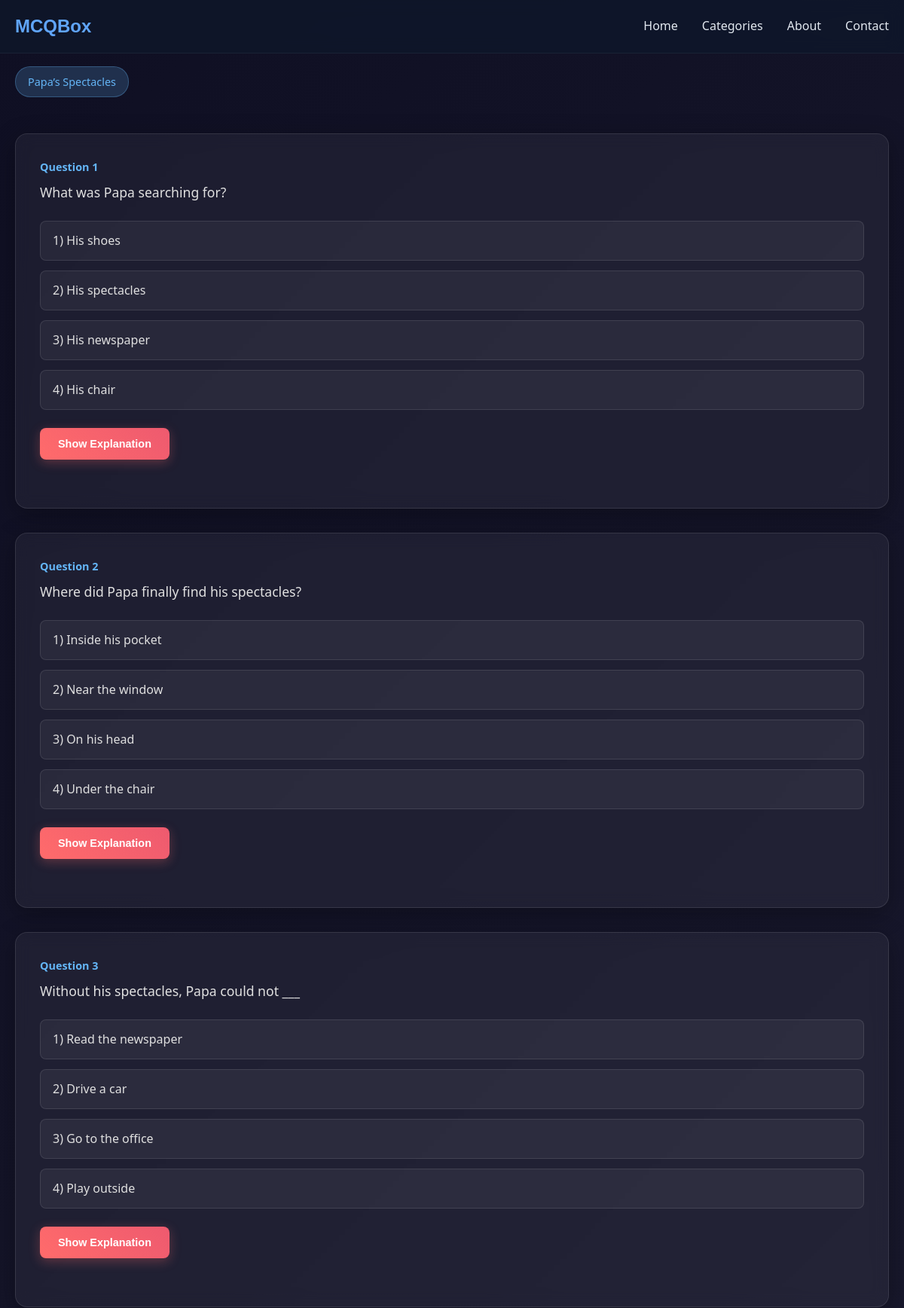
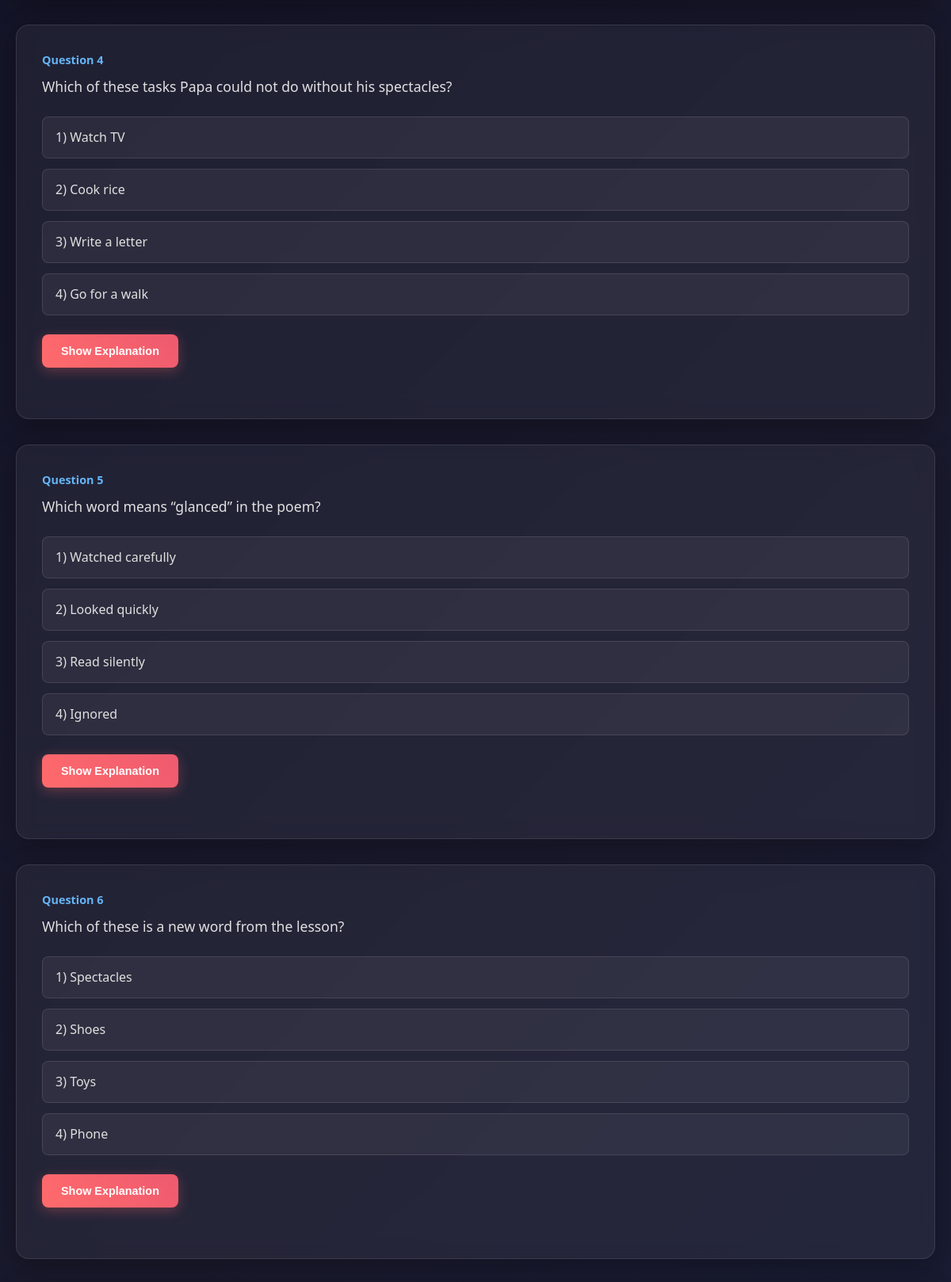
/category/class-5/English (upper part), run on the app's committed database (2 pictures, top to bottom).
### mcqbox/model.py (models this page shows, shortened)
class Tag(db.Model):
    id = db.Column(db.Integer, primary_key=True)
    name = db.Column(db.String(50), nullable=False)
    category_id = db.Column(db.Integer, db.ForeignKey('category.id'), nullable=False)
    category = db.relationship('Category', backref=db.backref('tags', lazy=True))
    subcategory_id = db.Column(db.Integer, db.ForeignKey('subcategory.id'), nullable=True)
    subcategory = db.relationship('Subcategory', backref=db.backref('tags', lazy=True))
    created_at = db.Column(db.DateTime, server_default=db.func.now())

class Question(db.Model):
    id = db.Column(db.Integer, primary_key=True)
    question_text = db.Column(db.String(500), nullable=False)
    subcategory_id = db.Column(db.Integer, db.ForeignKey('subcategory.id'), nullable=False)
    subcategory = db.relationship('Subcategory', backref=db.backref('questions', lazy=True))
    tag_id = db.Column(db.Integer, db.ForeignKey('tag.id'), nullable=True)
    tag = db.relationship('Tag', backref=db.backref('questions', lazy=True))
    explanation = db.Column(db.String(500), nullable=True)
    options = db.Column(db.JSON, nullable=False)
    category_id = db.Column(db.Integer, db.ForeignKey('category.id'), nullable=False)
    category = db.relationship('Category', backref=db.backref('questions', lazy=True))
    created_at = db.Column(db.DateTime, server_default=db.func.now())
    updated_at = db.Column(db.DateTime, server_default=db.func.now(), onupdate=db.func.now())

### mcqbox/frontend/route.py (the view)
@app.route("/category/<category>/<subcat>")
def mcq(category, subcat):
    category = category.replace('-', ' ')
    category_db = Category.query.filter_by(name=category).first()
    cate_id = category_db.id
    subcat = subcat.replace('-', ' ')
    subcategory_id = Subcategory.query.filter_by(name=subcat, category_id=cate_id).first()
    subcat_id = subcategory_id.id if subcategory_id else None
    question = Question.query.filter_by(subcategory_id=subcat_id).all()
    tag = request.args.get("tag")
    if tag:
        tag = tag.replace('-', ' ')
        question = Question.query.join(Tag).filter(Tag.name == tag).all()
    tags = Tag.query.filter_by(subcategory_id=subcat_id).all()
    return render_template("mcq.html" , questions=question, category=category, subcat=subcat, id=id, tags=tags)

### mcqbox/frontend/templates/mcq.html (shortened to what this page needs)
{% from "micro/nav.html" import nav %}
{% extends "home.html" %}
{% block head %}
<link rel="stylesheet" href="{{ url_for('frontend.static', filename='css/mcq.css') }}">
<link rel="stylesheet" href="{{ url_for('frontend.static', filename='css/nav.css') }}">
{% endblock %}
{% block content %}
{{ nav() }}
<div class="container">
    <div class="chip-container">
        {% for tag in tags %}
        <div class="chip">{{tag.name}}</div>
        {%endfor%}
    </div>
    {% for question in questions%}
    <div class="mcq-card">
        <div class="question-number">Question {{ loop.index }}</div>
        <div class="question">{{question.question_text}}</div>
        <div class="options">
            {%for opt in question.options%}
            <div class="option" onclick="selectOption(this, {{opt.is_correct |lower}})">{{ loop.index }}) {{opt.text}}</div>
            {% endfor %}
        </div>
        <div class="lol">
            <div>
                <button class="explanation-btn" onclick="toggleExplanation(this)">Show Explanation</button>
            </div>
        </div>
    </div>
    {% endfor %}
</div>
{% endblock %}

### mcqbox/frontend/static/css/mcq.css (style rules this page uses)
* { margin: 0; padding: 0; box-sizing: border-box; }
body { font-family: 'Segoe UI', Tahoma, Geneva, Verdana, sans-serif; background: linear-gradient(135deg, #1a1a2e 0%, #16213e 100%); color: #e0e6ed; min-height: 100vh; }
.chip-container { margin-top: 5rem; margin-bottom: 20px; display: flex; gap: 1rem; overflow-x: auto; padding: 0.5rem 0; scrollbar-width: thin; scrollbar-color: #64b5f6 transparent; }
.chip { margin-bottom: 20px; background: rgba(100, 181, 246, 0.2); color: #64b5f6; padding: 0.5rem 1rem; border-radius: 20px; border: 1px solid rgba(100, 181, 246, 0.3); cursor: pointer; white-space: nowrap; transition: all 0.3s ease; font-size: 0.9rem; }
.container { max-width: 1000px; margin: 2rem auto; padding: 0 1rem; }
.mcq-card { background: rgba(255, 255, 255, 0.05); backdrop-filter: blur(10px); border-radius: 16px; padding: 2rem; margin-bottom: 2rem; border: 1px solid rgba(255, 255, 255, 0.1); box-shadow: 0 8px 32px rgba(0, 0, 0, 0.3); transition: transform 0.3s ease; }
.question-number { color: #64b5f6; font-size: 0.9rem; font-weight: 600; margin-bottom: 0.5rem; }
.question { font-size: 1.1rem; margin-bottom: 1.5rem; line-height: 1.6; }
.options { display: flex; flex-direction: column; gap: 0.8rem; margin-bottom: 1.5rem; }
.option { background: rgba(255, 255, 255, 0.05); border: 1px solid rgba(255, 255, 255, 0.1); border-radius: 8px; padding: 0.8rem 1rem; cursor: pointer; transition: all 0.3s ease; position: relative; }
.explanation-btn { background: linear-gradient(45deg, #ff6b6b, #ee5a6f); color: white; border: none; padding: 0.8rem 1.5rem; border-radius: 8px; cursor: pointer; font-size: 0.9rem; font-weight: 600; transition: all 0.3s ease; box-shadow: 0 4px 15px rgba(255, 107, 107, 0.3); }

### mcqbox/frontend/static/css/style.css (style rules this page uses)
* { margin: 0; padding: 0; box-sizing: border-box; }
body { font-family: 'Segoe UI', Tahoma, Geneva, Verdana, sans-serif; line-height: 1.6; color: #e0e0e0; background: linear-gradient(135deg, #0f0f23 0%, #1a1a2e 50%, #16213e 100%); min-height: 100vh; transition: all 0.3s ease; }
.container { max-width: 1200px; margin: 0 auto; padding: 0 20px; }

### data on the page
Tag: name "Papa’s Spectacles"
Question: question_text "What was Papa searching for?", text "His shoes" "His spectacles" "His newspaper" "His chair"
Question: question_text "Where did Papa finally find his spectacles?", text "Inside his pocket" "Near the window" "On his head" "Under the chair"
Question: question_text "Without his spectacles, Papa could not ___", text "Read the newspaper" "Drive a car" "Go to the office" "Play outside"
Question: question_text "Which of these tasks Papa could not do without his spectacles?", text "Watch TV" "Cook rice" "Write a letter" "Go for a walk"
Question: question_text "Which word means “glanced” in the poem?", text "Watched carefully" "Looked quickly" "Read silently" "Ignored"
Question: question_text "Which of these is a new word from the lesson?", text "Spectacles" "Shoes" "Toys" "Phone"
